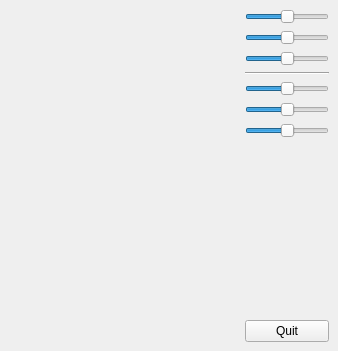
<?xml version="1.0" encoding="UTF-8"?>
<ui version="4.0">
 <class>MainWindow</class>
 <widget class="QMainWindow" name="MainWindow">
  <property name="windowModality">
   <enum>Qt::ApplicationModal</enum>
  </property>
  <property name="geometry">
   <rect>
    <x>0</x>
    <y>0</y>
    <width>338</width>
    <height>351</height>
   </rect>
  </property>
  <property name="sizePolicy">
   <sizepolicy hsizetype="Minimum" vsizetype="Preferred">
    <horstretch>0</horstretch>
    <verstretch>0</verstretch>
   </sizepolicy>
  </property>
  <property name="windowTitle">
   <string>MainWindow</string>
  </property>
  <widget class="QWidget" name="centralwidget">
   <layout class="QHBoxLayout" name="horizontalLayout">
    <item>
     <widget class="GLWidget" name="widget" native="true">
      <property name="sizePolicy">
       <sizepolicy hsizetype="Expanding" vsizetype="Preferred">
        <horstretch>0</horstretch>
        <verstretch>0</verstretch>
       </sizepolicy>
      </property>
     </widget>
    </item>
    <item>
     <layout class="QVBoxLayout" name="verticalLayout">
      <item>
       <widget class="QSlider" name="hS_Dx">
        <property name="sizePolicy">
         <sizepolicy hsizetype="Minimum" vsizetype="Fixed">
          <horstretch>0</horstretch>
          <verstretch>0</verstretch>
         </sizepolicy>
        </property>
        <property name="minimum">
         <number>-50</number>
        </property>
        <property name="maximum">
         <number>50</number>
        </property>
        <property name="orientation">
         <enum>Qt::Horizontal</enum>
        </property>
       </widget>
      </item>
      <item>
       <widget class="QSlider" name="hS_Dy">
        <property name="sizePolicy">
         <sizepolicy hsizetype="Minimum" vsizetype="Fixed">
          <horstretch>0</horstretch>
          <verstretch>0</verstretch>
         </sizepolicy>
        </property>
        <property name="minimum">
         <number>-50</number>
        </property>
        <property name="maximum">
         <number>50</number>
        </property>
        <property name="orientation">
         <enum>Qt::Horizontal</enum>
        </property>
       </widget>
      </item>
      <item>
       <widget class="QSlider" name="hS_Dz">
        <property name="sizePolicy">
         <sizepolicy hsizetype="Minimum" vsizetype="Fixed">
          <horstretch>0</horstretch>
          <verstretch>0</verstretch>
         </sizepolicy>
        </property>
        <property name="minimum">
         <number>-50</number>
        </property>
        <property name="maximum">
         <number>50</number>
        </property>
        <property name="orientation">
         <enum>Qt::Horizontal</enum>
        </property>
       </widget>
      </item>
      <item>
       <widget class="Line" name="line">
        <property name="orientation">
         <enum>Qt::Horizontal</enum>
        </property>
       </widget>
      </item>
      <item>
       <widget class="QSlider" name="hS_Rx">
        <property name="sizePolicy">
         <sizepolicy hsizetype="Minimum" vsizetype="Fixed">
          <horstretch>0</horstretch>
          <verstretch>0</verstretch>
         </sizepolicy>
        </property>
        <property name="minimum">
         <number>-90</number>
        </property>
        <property name="maximum">
         <number>90</number>
        </property>
        <property name="orientation">
         <enum>Qt::Horizontal</enum>
        </property>
       </widget>
      </item>
      <item>
       <widget class="QSlider" name="hS_Ry">
        <property name="sizePolicy">
         <sizepolicy hsizetype="Minimum" vsizetype="Fixed">
          <horstretch>0</horstretch>
          <verstretch>0</verstretch>
         </sizepolicy>
        </property>
        <property name="minimum">
         <number>-90</number>
        </property>
        <property name="maximum">
         <number>90</number>
        </property>
        <property name="orientation">
         <enum>Qt::Horizontal</enum>
        </property>
       </widget>
      </item>
      <item>
       <widget class="QSlider" name="hS_Rz">
        <property name="sizePolicy">
         <sizepolicy hsizetype="Minimum" vsizetype="Fixed">
          <horstretch>0</horstretch>
          <verstretch>0</verstretch>
         </sizepolicy>
        </property>
        <property name="minimum">
         <number>-90</number>
        </property>
        <property name="maximum">
         <number>90</number>
        </property>
        <property name="orientation">
         <enum>Qt::Horizontal</enum>
        </property>
       </widget>
      </item>
      <item>
       <spacer name="verticalSpacer">
        <property name="orientation">
         <enum>Qt::Vertical</enum>
        </property>
        <property name="sizeHint" stdset="0">
         <size>
          <width>20</width>
          <height>40</height>
         </size>
        </property>
       </spacer>
      </item>
      <item>
       <widget class="QPushButton" name="pB_Quit">
        <property name="sizePolicy">
         <sizepolicy hsizetype="Minimum" vsizetype="Fixed">
          <horstretch>0</horstretch>
          <verstretch>0</verstretch>
         </sizepolicy>
        </property>
        <property name="text">
         <string>Quit</string>
        </property>
       </widget>
      </item>
     </layout>
    </item>
   </layout>
  </widget>
 </widget>
 <customwidgets>
  <customwidget>
   <class>GLWidget</class>
   <extends>QWidget</extends>
   <header>glwidget.h</header>
   <container>1</container>
   <slots>
    <slot>on_hS_Dx_sliderMoved(int)</slot>
    <slot>on_hS_Dy_sliderMoved(int)</slot>
    <slot>on_hS_Dz_sliderMoved(int)</slot>
    <slot>on_hS_Rx_sliderMoved(int)</slot>
    <slot>on_hS_Ry_sliderMoved(int)</slot>
    <slot>on_hS_Rz_sliderMoved(int)</slot>
   </slots>
  </customwidget>
 </customwidgets>
 <resources/>
 <connections>
  <connection>
   <sender>pB_Quit</sender>
   <signal>clicked()</signal>
   <receiver>MainWindow</receiver>
   <slot>close()</slot>
   <hints>
    <hint type="sourcelabel">
     <x>270</x>
     <y>307</y>
    </hint>
    <hint type="destinationlabel">
     <x>247</x>
     <y>265</y>
    </hint>
   </hints>
  </connection>
  <connection>
   <sender>hS_Dx</sender>
   <signal>sliderMoved(int)</signal>
   <receiver>widget</receiver>
   <slot>on_hS_Dx_sliderMoved(int)</slot>
   <hints>
    <hint type="sourcelabel">
     <x>184</x>
     <y>18</y>
    </hint>
    <hint type="destinationlabel">
     <x>110</x>
     <y>29</y>
    </hint>
   </hints>
  </connection>
  <connection>
   <sender>hS_Dy</sender>
   <signal>sliderMoved(int)</signal>
   <receiver>widget</receiver>
   <slot>on_hS_Dy_sliderMoved(int)</slot>
   <hints>
    <hint type="sourcelabel">
     <x>178</x>
     <y>44</y>
    </hint>
    <hint type="destinationlabel">
     <x>105</x>
     <y>55</y>
    </hint>
   </hints>
  </connection>
  <connection>
   <sender>hS_Dz</sender>
   <signal>sliderMoved(int)</signal>
   <receiver>widget</receiver>
   <slot>on_hS_Dz_sliderMoved(int)</slot>
   <hints>
    <hint type="sourcelabel">
     <x>213</x>
     <y>68</y>
    </hint>
    <hint type="destinationlabel">
     <x>118</x>
     <y>96</y>
    </hint>
   </hints>
  </connection>
  <connection>
   <sender>hS_Rx</sender>
   <signal>sliderMoved(int)</signal>
   <receiver>widget</receiver>
   <slot>on_hS_Rx_sliderMoved(int)</slot>
   <hints>
    <hint type="sourcelabel">
     <x>203</x>
     <y>103</y>
    </hint>
    <hint type="destinationlabel">
     <x>128</x>
     <y>128</y>
    </hint>
   </hints>
  </connection>
  <connection>
   <sender>hS_Ry</sender>
   <signal>sliderMoved(int)</signal>
   <receiver>widget</receiver>
   <slot>on_hS_Ry_sliderMoved(int)</slot>
   <hints>
    <hint type="sourcelabel">
     <x>222</x>
     <y>128</y>
    </hint>
    <hint type="destinationlabel">
     <x>125</x>
     <y>158</y>
    </hint>
   </hints>
  </connection>
  <connection>
   <sender>hS_Rz</sender>
   <signal>sliderMoved(int)</signal>
   <receiver>widget</receiver>
   <slot>on_hS_Rz_sliderMoved(int)</slot>
   <hints>
    <hint type="sourcelabel">
     <x>262</x>
     <y>150</y>
    </hint>
    <hint type="destinationlabel">
     <x>127</x>
     <y>187</y>
    </hint>
   </hints>
  </connection>
 </connections>
</ui>
